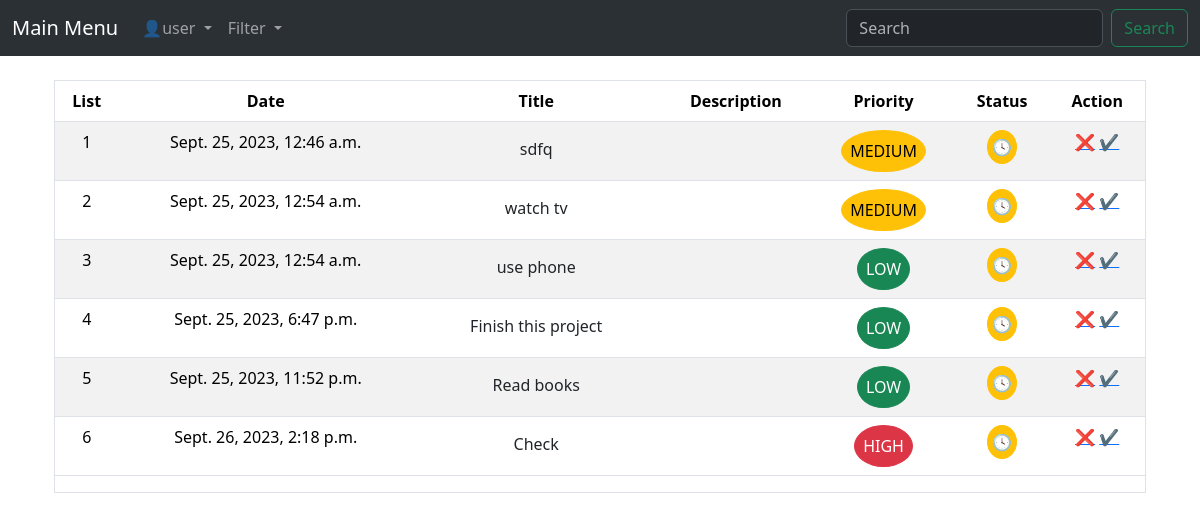
The page /filter/pending (signed in) on the database its author committed.
### app/models.py (models this page shows)
class todo(models.Model):
    status_choices = [("C", "Completed"), ("P", "Pending")]
    priority_choices = [
        ("1", "High"),
        ("2", "Medium"),
        ("3", "Low"),
    ]
    title = models.CharField(max_length=30)
    status = models.CharField(max_length=2, choices=status_choices)
    date = models.DateTimeField(default=timezone.now)
    priority = models.CharField(max_length=6, choices=priority_choices)
    user = models.ForeignKey(User, on_delete=models.CASCADE)
    description = models.CharField(max_length=100)

### app/views.py (the view)
# urls.py: path("filter/<str:condition>", filter, name="filter"),
@login_required(login_url="login")
def filter(request, condition):
    user = request.user
    form = todoForm()
    if condition == "priority":
        Todo = todo.objects.filter(user=user).order_by("priority")
    elif condition == "creation":
        Todo = todo.objects.filter(user=user).order_by("-date")
    elif condition == "pending":
        Todo = todo.objects.filter(user=user, status="P")
    elif condition == "completed":
        Todo = todo.objects.filter(user=user, status="C")
    Context = {"form": form, "todo": Todo, "user": user}
    return render(request, "index.html", context=Context)

### app/forms.py
class todoForm(ModelForm):
    class Meta:
        model = todo
        fields = ["title", "description", "status", "priority"]

### app/templates/index.html
{% extends 'base.html' %}
{% block content %}
<div>
    <div class="container pt-4">
        <div class="row mx-auto">
            <div class="col">
                <div class="border">
                    {% if todo|length == 0 %}
                    <div class="text-center p-4">
                        <h1 class="alert alert-success">NO TASK AVAILABLE!</h1>
                    </div>
                    {%else%}
                    <table class="table table-striped text-center">
                        <thead>
                            <tr>
                                <th>List</th>
                                <th>Date</th>
                                <th>Title</th>
                                <th>Description</th>
                                <th>Priority</th>
                                <th>Status</th>
                                <th>Action</th>
                            </tr>
                        </thead>
                        <tbody>
                            {% for e in todo %}
                            <tr>
                                <td>{{ forloop.counter }}</td>
                                <td>{{ e.date }}</td>
                                <td><a href="/description/{{ e.id }}" class="btn">{{ e.title }}</a></td>
                                <td>{{ e.description }}</td>
                                <td>
                                    {% if e.priority == '1' %}
                                    <a class="btn btn-danger p-2 rounded-circle" title="Completed">HIGH</a>
                                    {% elif e.priority == '2' %}
                                    <a class="btn btn-warning p-2 rounded-circle" title="Pending">MEDIUM</a>
                                    {% else %}
                                    <a class="btn btn-success p-2 rounded-circle" title="Pending">LOW</a>
                                    {%endif%}
                                </td>
                                <td>
                                    {% if e.status == 'C'%}
                                    <a class="btn btn-success p-1 rounded-circle" title="Completed">✔️</a>
                                    {%else%}
                                    <a class="btn btn-warning p-1 rounded-circle" title="Pending">🕓</a>
                                    {%endif%}
                                </td>
                                <td><a href="/delete-task/{{ e.id }}" class="btn-danger" title="Delete">❌</a>
                                    {%if e.status == 'P'%}
                                    <a href="/change-task/{{ e.id }}/C" class="btn-success" title="Completed">✔️</a>
                                    {% else %}
                                    <a href="/change-task/{{ e.id }}/P" class="btn-success" title="Pending">🕓</a>
                                    {%endif%}
                                </td>
                            </tr>
                            {% endfor %}
                        </tbody>
                    </table>
                    {%endif%}
                </div>
            </div>
        </div>
    </div>
</div>
{% endblock %}

### app/templates/base.html (shortened to what this page needs)
<!doctype html>
<html lang="en">
<head>
    <link href="https://cdn.jsdelivr.net/npm/bootstrap@5.3.2/dist/css/bootstrap.min.css" rel="stylesheet"
>
</head>
<body>
    <nav class="navbar navbar-expand-lg bg-body-tertiary" data-bs-theme="dark">
        <div class="container-fluid">
            <a class="navbar-brand" href="#">Main Menu</a>
            <div class="collapse navbar-collapse" id="navbarSupportedContent">
                <ul class="navbar-nav me-auto mb-2 mb-lg-0">
                    {% if request.user.is_authenticated %}
                    <li class="nav-item dropdown">
                        <a class="nav-link dropdown-toggle" href="#" role="button" data-bs-toggle="dropdown"
                            aria-expanded="false">
                            👤{{user}}
                        </a>
                    </li>
                    <li class="nav-item dropdown">
                        <a class="nav-link dropdown-toggle" href="#" role="button" data-bs-toggle="dropdown"
                            aria-expanded="false">
                            Filter
                        </a>
                    </li>
                    {%endif%}
                </ul>
                <form class="d-flex" role="search" action="/search" method="post">
                    <input class="form-control me-2" type="search" placeholder="Search" name="search"
                        aria-label="Search">
                    <button class="btn btn-outline-success" type="submit">Search</button>
                </form>
            </div>
        </div>
    </nav>
    {% block content %}
    {% endblock %}
</body>
</html>

### rows shown on the page
todo: date "Sept. 25, 2023, 12:46 a.m.", title "sdfq", priority "MEDIUM"
todo: date "Sept. 25, 2023, 12:54 a.m.", title "watch tv", priority "MEDIUM"
todo: date "Sept. 25, 2023, 12:54 a.m.", title "use phone", priority "LOW"
todo: date "Sept. 25, 2023, 6:47 p.m.", title "Finish this project", priority "LOW"
todo: date "Sept. 25, 2023, 11:52 p.m.", title "Read books", priority "LOW"
todo: date "Sept. 26, 2023, 2:18 p.m.", title "Check", priority "HIGH"

### other values the page prints
{{ user }} "user"
